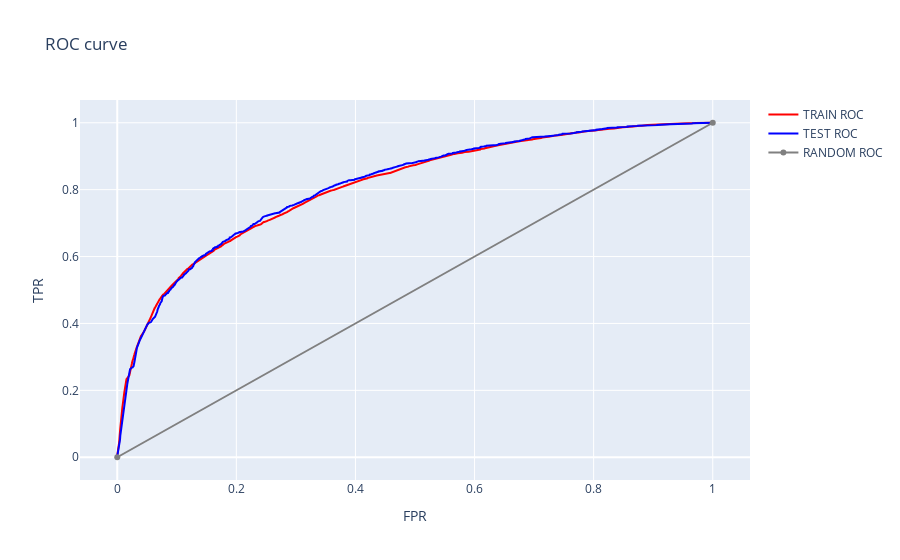

Write notebook code for a chart like this one.
### Code cell
visualize_roc_curve(ngb_clf, X_train, y_train, X_test, y_test)

### Figure 1 — Plotly figure (JSON) as saved in the notebook; plotly's stock layout.template omitted (floating-point values rounded to 4 significant figures; data arrays with more than 128 entries replaced by an {"elided": "..."} marker saying what was removed)
{"data": [{"line": {"color": "red", "width": 2}, "name": "TRAIN ROC", "type": "scatter", "x": {"elided": "11761 float values"}, "y": {"elided": "11761 float values"}}, {"line": {"color": "blue", "width": 2}, "name": "TEST ROC", "type": "scatter", "x": {"elided": "5048 float values"}, "y": {"elided": "5048 float values"}}, {"line": {"color": "grey", "width": 2}, "name": "RANDOM ROC", "type": "scatter", "x": [0, 1], "x0": 0, "y": [0, 1], "y0": 0}], "layout": {"title": {"text": "ROC curve"}, "xaxis": {"title": {"text": "FPR"}}, "yaxis": {"title": {"text": "TPR"}}}}
